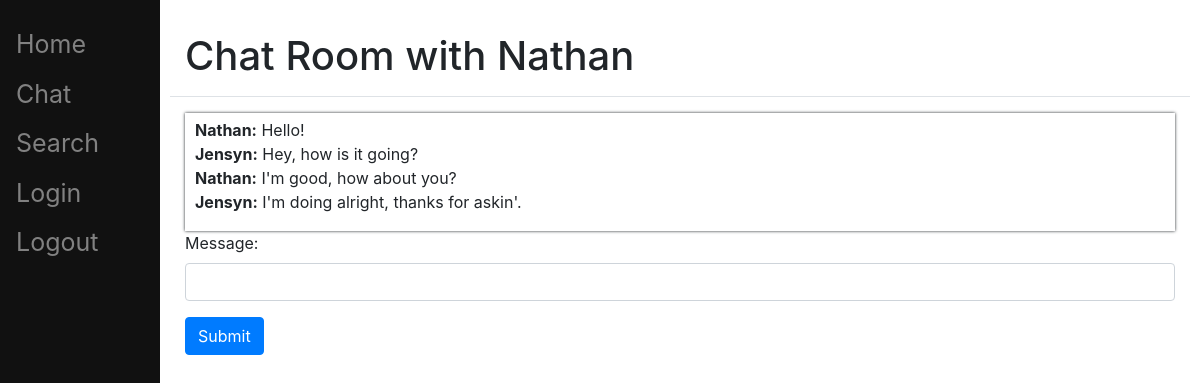
Screenshot of /chat/Nathan/ (signed in) with the database file from the repository.
### chat/models.py (models this page shows, shortened)
class Thread(models.Model):
    first        = models.ForeignKey(settings.AUTH_USER_MODEL, on_delete=models.CASCADE, related_name='chat_thread_first')
    second       = models.ForeignKey(settings.AUTH_USER_MODEL, on_delete=models.CASCADE, related_name='chat_thread_second')
    updated      = models.DateTimeField(auto_now=True)
    timestamp    = models.DateTimeField(auto_now_add=True)
    objects      = ThreadManager()

class ChatMessage(models.Model):
    thread      = models.ForeignKey(Thread, null=True, blank=True, on_delete=models.SET_NULL)
    user        = models.ForeignKey(settings.AUTH_USER_MODEL, verbose_name='sender', on_delete=models.CASCADE)
    message     = models.TextField()
    timestamp   = models.DateTimeField(auto_now_add=True)

### chat/views.py (the view, shortened to what this page needs)
# urls.py: re_path(r"^(?P<username>[\w.@+-]+)/", ThreadView.as_view()),
class ThreadView(LoginRequiredMixin, FormMixin, DetailView):
    template_name = 'chat/thread.html'
    form_class = ComposeForm
    success_url = './'
    def get_object(self):
        other_username  = self.kwargs.get("username")
        obj, created    = Thread.objects.get_or_new(self.request.user, other_username)
        if obj == None:
            raise Http404
        return obj
    def get_context_data(self, **kwargs):
        context = super().get_context_data(**kwargs)
        context['form'] = self.get_form()
        return context

### chat/forms.py
class ComposeForm(forms.Form):
    message = forms.CharField(
            widget=forms.TextInput(
                attrs={"class": "form-control"}
                )
            )

### chat/models.py (called while the page is built, shortened)
    def get_or_new(self, user, other_username):
        username = user.username
        if username == other_username:
            return None
        qlookup1 = Q(first__username=username) & Q(second__username=other_username)
        qlookup2 = Q(first__username=other_username) & Q(second__username=username)
        qs = self.get_queryset().filter(qlookup1 | qlookup2).distinct()
        if qs.count() == 1:
            return qs.first(), False
        elif qs.count() > 1:
            return qs.order_by('timestamp').first(), False

### chat/templates/chat/thread.html (shortened to what this page needs)
{% extends "base.html" %}
{% load static %}
{% block header %}
<h1 class='p-0 m-0'>Chat Room with {% if user != object.first %}{{ object.first }}{% else %}{{ object.second }}{% endif %}</h1>
{% endblock %}
{% block content %}
<div id='chat-container'>
<ul id='chat-items'>
{% for chat in object.chatmessage_set.all %}
<li><b>{{ chat.user }}:</b> {{ chat.message }}</li>
{% endfor %}
</ul>
</div>
<form id='form' method='POST'> {% csrf_token %}
{{form.as_p}}
<input type='submit' class='btn btn-primary'/>
</form>
{% endblock %}

### static/style.css (style rules this page uses)
ul { list-style-type: none; margin: 0; padding: 0; }
#chat-container { box-shadow: 0 0 3px; padding-left: 10px; padding-top: 5px; padding-bottom: 1px; }

### rows the page displays
Thread: first "Nathan"
ChatMessage: user "Nathan", message "Hello!"
ChatMessage: user "Jensyn", message "Hey, how is it going?"
ChatMessage: user "Nathan", message "I'm good, how about you?"
ChatMessage: user "Jensyn", message "I'm doing alright, thanks for askin'."
